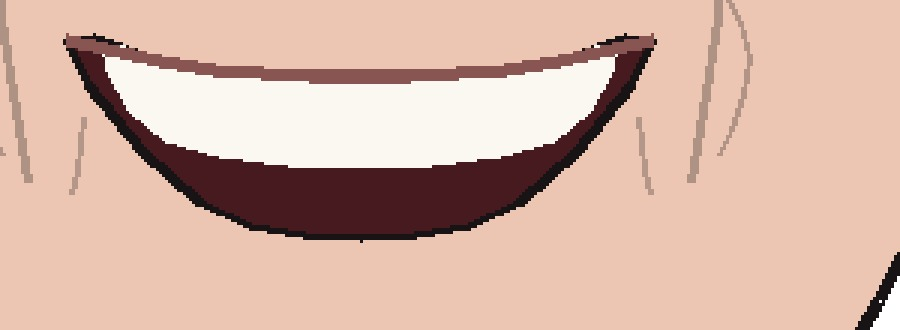
#> input picture notes/learn/kemi-build/blair-smile-v3.jpg, 900 x 330 px
$ python grid.py blair-smile-v3.jpg blair-teeth-v2.jpg 1.0 5
#> lines starting #> are read from the running program, lines starting #| are printed output that depends on the picture
"""Draw a labelled pixel grid over a reference photo, enlarged, so measurements can be read off it (Open Wounds chat 6)."""
import sys
from PIL import Image, ImageDraw
src, out, scale, step = sys.argv[1], sys.argv[2], float(sys.argv[3]), int(sys.argv[4])
im = Image.open(src).convert('RGB')
#> im is the input picture: PIL image 900x330 RGB; mean R, G, B 214.8, 181.4, 167.1
im = im.resize((int(im.width * scale), int(im.height * scale)), Image.LANCZOS)
d = ImageDraw.Draw(im)
for x in range(0, int(im.width / scale), step):
    X = int(x * scale); d.line([(X, 0), (X, im.height)], fill=(255, 0, 0) if x % (step * 5) == 0 else (255, 150, 150), width=1)
    if x % (step * 5) == 0: d.text((X + 2, 2), str(x), fill=(255, 0, 0))
for y in range(0, int(im.height / scale), step):
    Y = int(y * scale); d.line([(0, Y), (im.width, Y)], fill=(0, 0, 255) if y % (step * 5) == 0 else (150, 150, 255), width=1)
    if y % (step * 5) == 0: d.text((2, Y + 2), str(y), fill=(0, 0, 255))
im.save(out, quality=90)
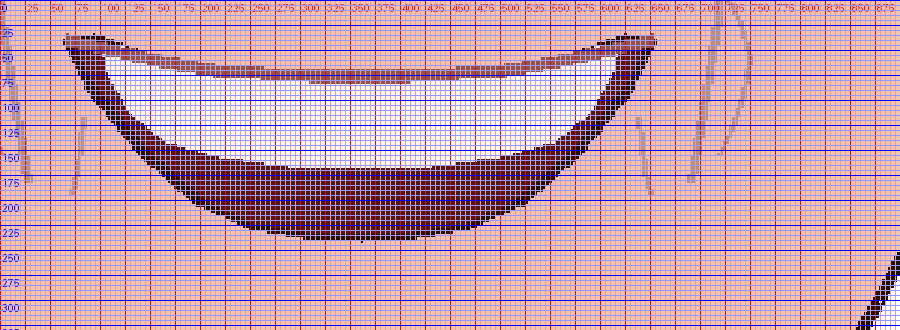
#> saved as blair-teeth-v2.jpg: PIL image 900x330 RGB; mean R, G, B 201.6, 158.1, 176.7
